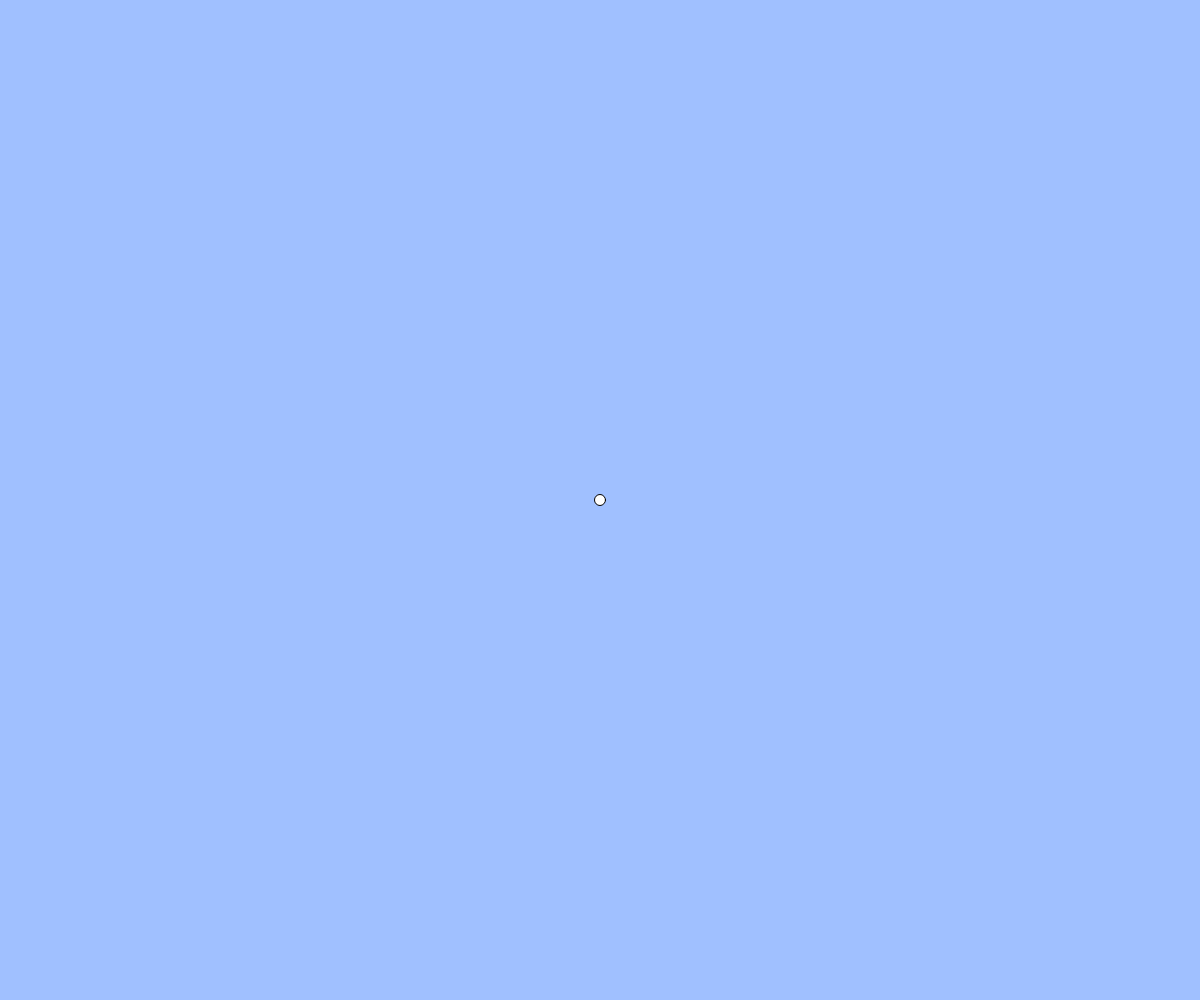
Frame 1 (no input)
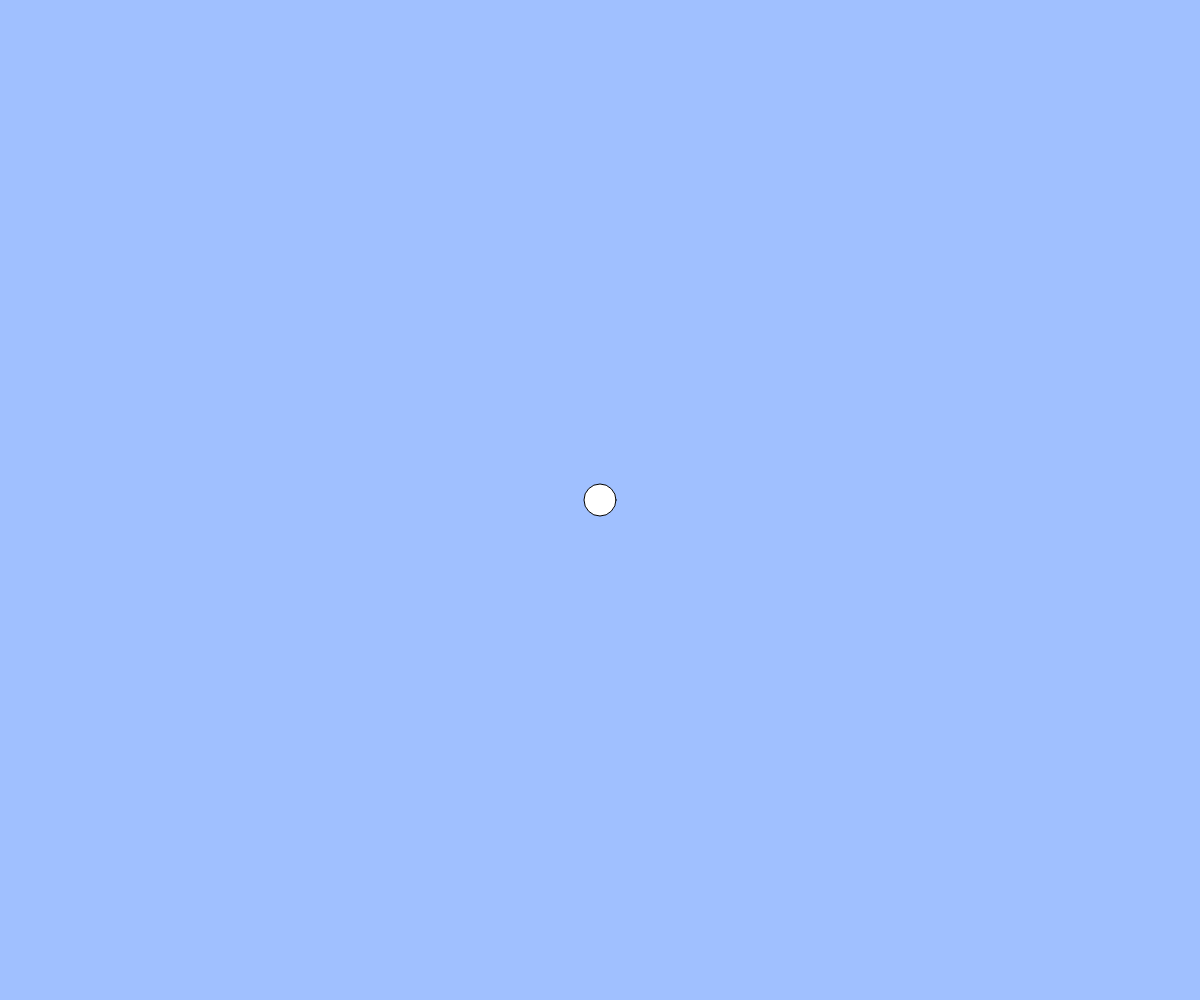
Frame 60 (no input)
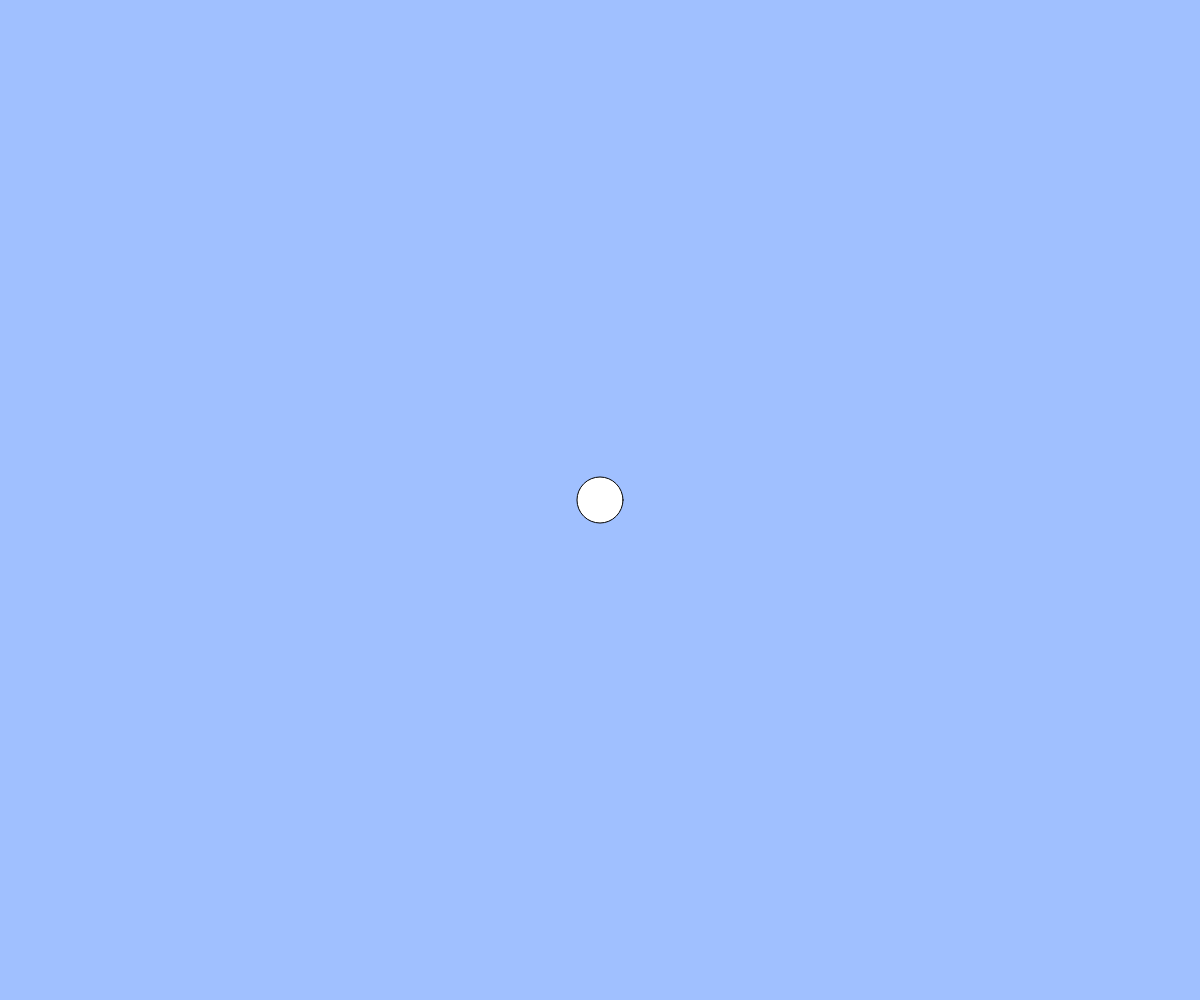
Frame 120 (the mouse pressed at the canvas centre since frame 60)

The p5.js sketch that drew these frames (run headless with seeded random() and noise() and a simulated clock; from frame 60 on, the mouse is pressed at the canvas centre):

// p5.js sketch
// ── sketch.js
// 練習問題「心臓の鼓動のように大きくなったり小さくなったりする円」
let count;
let r;

function setup(){
  createCanvas(windowWidth, windowHeight);
  count = 10;
  r=1;
}

function draw(){
  background(160, 192, 255);
  count = count +r;
  if(count<10||count>50){
    r=-1*r;
  }
  // BLANK[1]
  ellipse(width/2, height/2, count);
}

function keyPressed(){
  if(key==" "){r=2*r;}
}

function keyReleased(){
  if(key==" "){r=0.5*r;}
}
